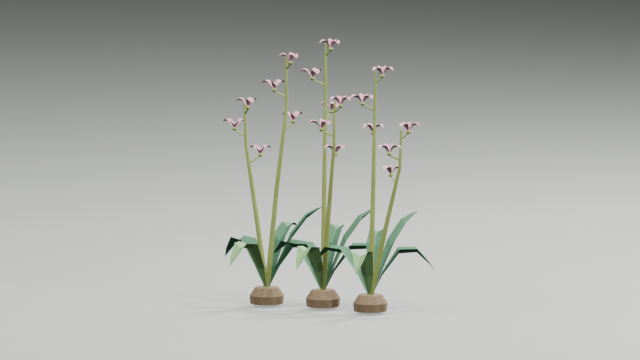
#> input picture assets/botanical_cluster/qa/AST-BOT-009_imported_640.png, 640 x 360 px, given in place of joined_standing.png, which was not available
$ python make_preview.py
#> lines starting #> are read from the running program, lines starting #| are printed output that depends on the picture
"""Labelled actual imported-component frames, preserving raw pixel arrays."""
from pathlib import Path
from PIL import Image,ImageDraw,ImageFont
import hashlib,json
ROOT=Path(__file__).resolve().parents[2]
font='/usr/share/fonts/truetype/dejavu/DejaVuSans.ttf';f=lambda n:ImageFont.truetype(font,n)
canvas=Image.new('RGB',(1280,892),(26,32,36));d=ImageDraw.Draw(canvas)
#> after `canvas = Image.new('RGB', (1280, 892), (26, 32, 36))`:
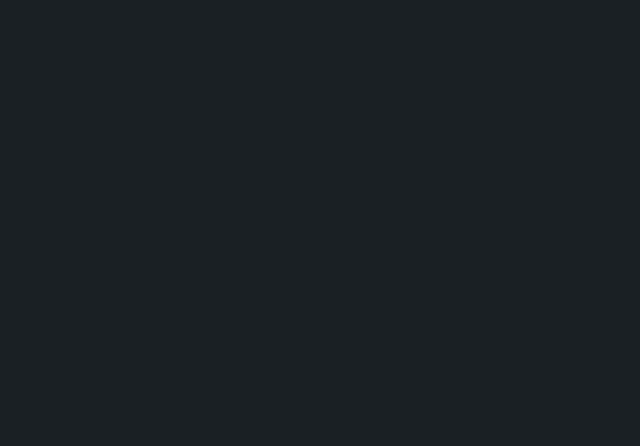
#> canvas: PIL image 1280x892 RGB (shown at 1/2 size); mean R, G, B 26, 32, 36
d.text((24,16),'ASTRAEA / BOTANICAL COMMONS COMPONENTS',font=f(25),fill=(242,238,226))
d.text((24,52),'Four editable source designs; partial joined planted-seat edge in component inspection lighting',font=f(17),fill=(200,210,211))
frames=[('qa/batch13/assembly/r06/joined_standing.png','Joined planted edge / standing inspection'),('qa/batch13/assembly/r06/rear_maintenance.png','Rear trailing form / separate maintenance side'),('qa/batch13/assembly/r06/seat_transition_detail.png','Retained seat and supported raised planting cell'),('assets/botanical_cluster/qa/AST-BOT-007_imported_640.png','Pleated fan crown / actual consolidated GLB')];inputs=[]
for i,(rel,label) in enumerate(frames):
 p=ROOT/rel;im=Image.open(p).convert('RGB');assert im.size==(640,360);x=i%2*640;y=84+i//2*390;canvas.paste(im,(x,y));d.text((x+14,y+365),label,font=f(14),fill=(230,228,219));inputs.append({'path':rel,'sha256':hashlib.sha256(p.read_bytes()).hexdigest()})
#> after `canvas.paste(im, (x, y))`:
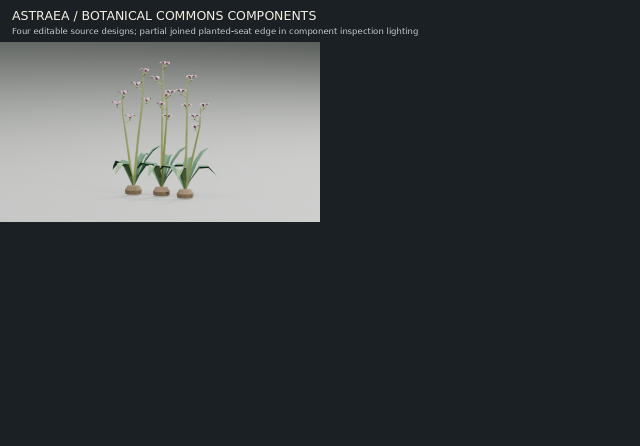
#> canvas: PIL image 1280x892 RGB (shown at 1/2 size); mean R, G, B 56.1, 61.2, 63.6
#> pass 2 of the loop `for i,(rel,label) in enumerate(frames):`:
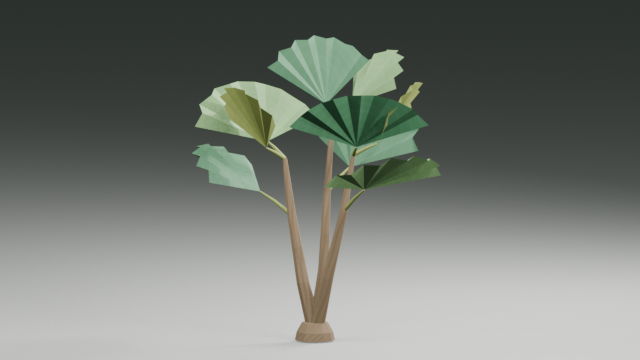
#> input picture assets/botanical_cluster/qa/AST-BOT-007_imported_640.png, 640 x 360 px, given in place of rear_maintenance.png, which was not available
#> `canvas.paste(im, (x, y))`:
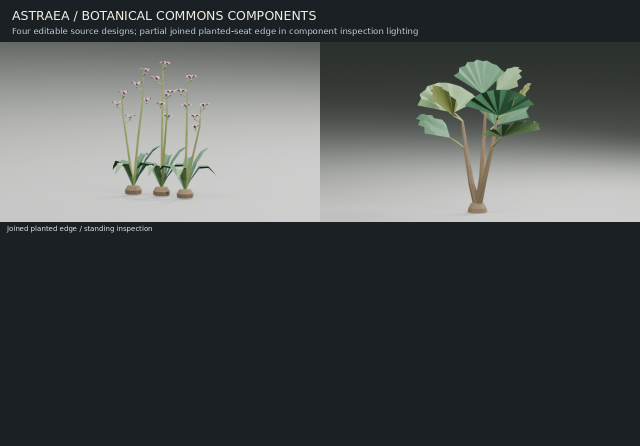
#> canvas: PIL image 1280x892 RGB (shown at 1/2 size); mean R, G, B 74.4, 79.4, 79.7
d.text((24,871),'Existing seat/closure reused. Whole-court, body/species, growing roots, wind and game performance remain unverified.',font=f(14),fill=(197,205,207))
out=ROOT/'qa/batch13/Astraea_Batch13_Component_Preview.png';canvas.save(out)
#> after `out = ROOT / 'qa/batch13/Astraea_Batch13_Component_Preview.png'`:
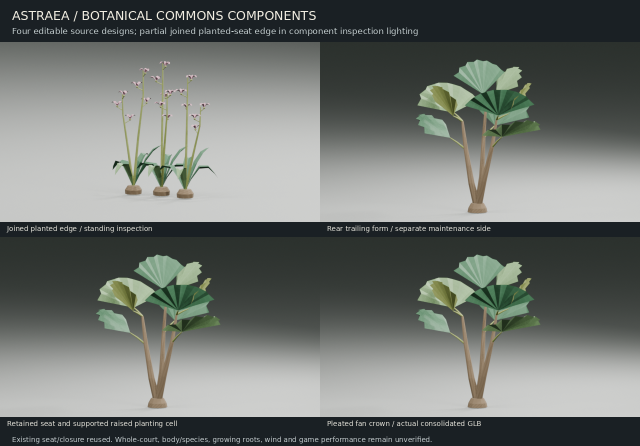
#> saved as Astraea_Batch13_Component_Preview.png: PIL image 1280x892 RGB (shown at 1/2 size); mean R, G, B 111.7, 116.2, 112.5
(ROOT/'qa/batch13/preview_manifest.json').write_text(json.dumps({'scope':'Labelled actual imported-component views; source pixels unchanged','inputs':inputs,'output':str(out.relative_to(ROOT)),'sha256':hashlib.sha256(out.read_bytes()).hexdigest()},indent=2)+'\n');print(out)
